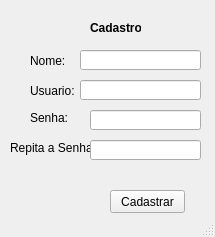
<?xml version="1.0" encoding="UTF-8"?>
<ui version="4.0">
 <class>MainWindow</class>
 <widget class="QMainWindow" name="MainWindow">
  <property name="geometry">
   <rect>
    <x>0</x>
    <y>0</y>
    <width>215</width>
    <height>237</height>
   </rect>
  </property>
  <property name="windowTitle">
   <string>Cadastro</string>
  </property>
  <widget class="QWidget" name="centralwidget">
   <widget class="QLabel" name="label">
    <property name="geometry">
     <rect>
      <x>30</x>
      <y>50</y>
      <width>81</width>
      <height>21</height>
     </rect>
    </property>
    <property name="text">
     <string>Nome:</string>
    </property>
   </widget>
   <widget class="QLabel" name="label_2">
    <property name="geometry">
     <rect>
      <x>30</x>
      <y>80</y>
      <width>61</width>
      <height>21</height>
     </rect>
    </property>
    <property name="text">
     <string>Usuario:</string>
    </property>
   </widget>
   <widget class="QLabel" name="label_3">
    <property name="geometry">
     <rect>
      <x>30</x>
      <y>110</y>
      <width>61</width>
      <height>16</height>
     </rect>
    </property>
    <property name="text">
     <string>Senha:</string>
    </property>
   </widget>
   <widget class="QLabel" name="label_4">
    <property name="geometry">
     <rect>
      <x>10</x>
      <y>140</y>
      <width>91</width>
      <height>16</height>
     </rect>
    </property>
    <property name="text">
     <string>Repita a Senha:</string>
    </property>
   </widget>
   <widget class="QLineEdit" name="lineEdit">
    <property name="geometry">
     <rect>
      <x>80</x>
      <y>50</y>
      <width>121</width>
      <height>20</height>
     </rect>
    </property>
   </widget>
   <widget class="QLineEdit" name="lineEdit_2">
    <property name="geometry">
     <rect>
      <x>80</x>
      <y>80</y>
      <width>121</width>
      <height>20</height>
     </rect>
    </property>
   </widget>
   <widget class="QLineEdit" name="lineEdit_3">
    <property name="geometry">
     <rect>
      <x>90</x>
      <y>110</y>
      <width>111</width>
      <height>20</height>
     </rect>
    </property>
    <property name="echoMode">
     <enum>QLineEdit::Password</enum>
    </property>
   </widget>
   <widget class="QLineEdit" name="lineEdit_4">
    <property name="geometry">
     <rect>
      <x>90</x>
      <y>140</y>
      <width>111</width>
      <height>20</height>
     </rect>
    </property>
    <property name="echoMode">
     <enum>QLineEdit::Password</enum>
    </property>
   </widget>
   <widget class="QPushButton" name="pushButton">
    <property name="geometry">
     <rect>
      <x>110</x>
      <y>190</y>
      <width>75</width>
      <height>23</height>
     </rect>
    </property>
    <property name="text">
     <string>Cadastrar</string>
    </property>
   </widget>
   <widget class="QLabel" name="label_5">
    <property name="geometry">
     <rect>
      <x>90</x>
      <y>20</y>
      <width>51</width>
      <height>16</height>
     </rect>
    </property>
    <property name="font">
     <font>
      <weight>75</weight>
      <bold>true</bold>
     </font>
    </property>
    <property name="text">
     <string>Cadastro</string>
    </property>
   </widget>
   <widget class="QLabel" name="label_6">
    <property name="geometry">
     <rect>
      <x>10</x>
      <y>159</y>
      <width>191</width>
      <height>31</height>
     </rect>
    </property>
    <property name="font">
     <font>
      <weight>75</weight>
      <bold>true</bold>
     </font>
    </property>
    <property name="styleSheet">
     <string notr="true">color: rgb(255, 0, 0);</string>
    </property>
    <property name="text">
     <string/>
    </property>
   </widget>
  </widget>
  <widget class="QStatusBar" name="statusbar"/>
 </widget>
 <resources/>
 <connections/>
</ui>
